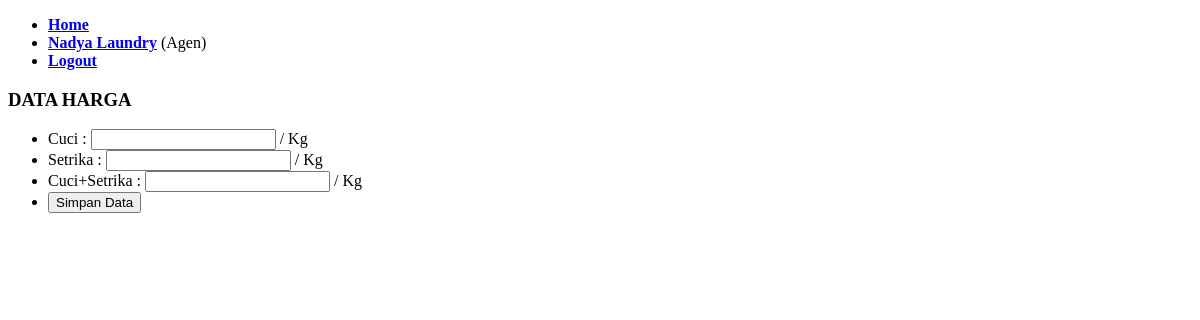
The page /edit-harga.php (signed in) on the database as committed earlier.
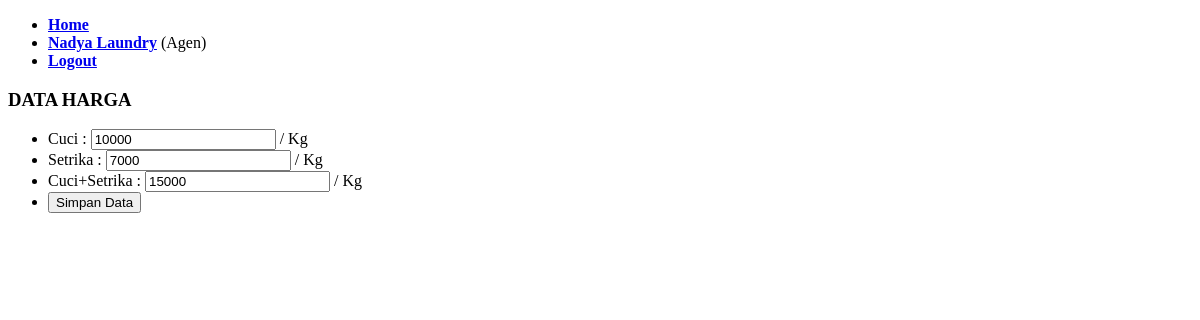
The same page on the database as committed later.
### tables this page shows
CREATE TABLE `harga` (
  `id_harga` int(11) NOT NULL,
  `jenis` varchar(30) NOT NULL,
  `id_agen` int(11) NOT NULL,
  `harga` int(11) NOT NULL
);

### edit-harga.php (the view, shortened to what this page needs)
<?php
include 'connect-db.php';
$idAgen = $_SESSION["agen"];
$cuci = mysqli_query($connect, "SELECT * FROM harga WHERE id_agen = '$idAgen' AND jenis = 'cuci'");
$cuci = mysqli_fetch_assoc($cuci);
$setrika = mysqli_query($connect, "SELECT * FROM harga WHERE id_agen = '$idAgen' AND jenis = 'setrika'");
$setrika = mysqli_fetch_assoc($setrika);
$komplit = mysqli_query($connect, "SELECT * FROM harga WHERE id_agen = '$idAgen' AND jenis = 'komplit'");
$komplit = mysqli_fetch_assoc($komplit);
?>
<!DOCTYPE html>
<html lang="en">
<head>
</head>
<body>
    <?php include 'header.php'; ?>
    <div id="body">
        <h3>DATA HARGA</h3>
        <form action="" method="post">
            <ul>
                <li>Cuci : <input type="text" name="cuci" value="<?= $cuci['harga'] ?>"> / Kg</li>
                <li>Setrika : <input type="text" name="setrika" value="<?= $setrika['harga'] ?>"> / Kg</li>
                <li>Cuci+Setrika : <input type="text" name="komplit" value="<?= $komplit['harga'] ?>"> / Kg</li>
                <li><button type="submit" name="simpan">Simpan Data</button></li>
            </ul>
        </form>
    </div>
</body>
</html>

Rows that differ between the two databases and show on the page:
added harga: cuci "10000"
added harga: setrika "7000"
added harga: komplit "15000"
